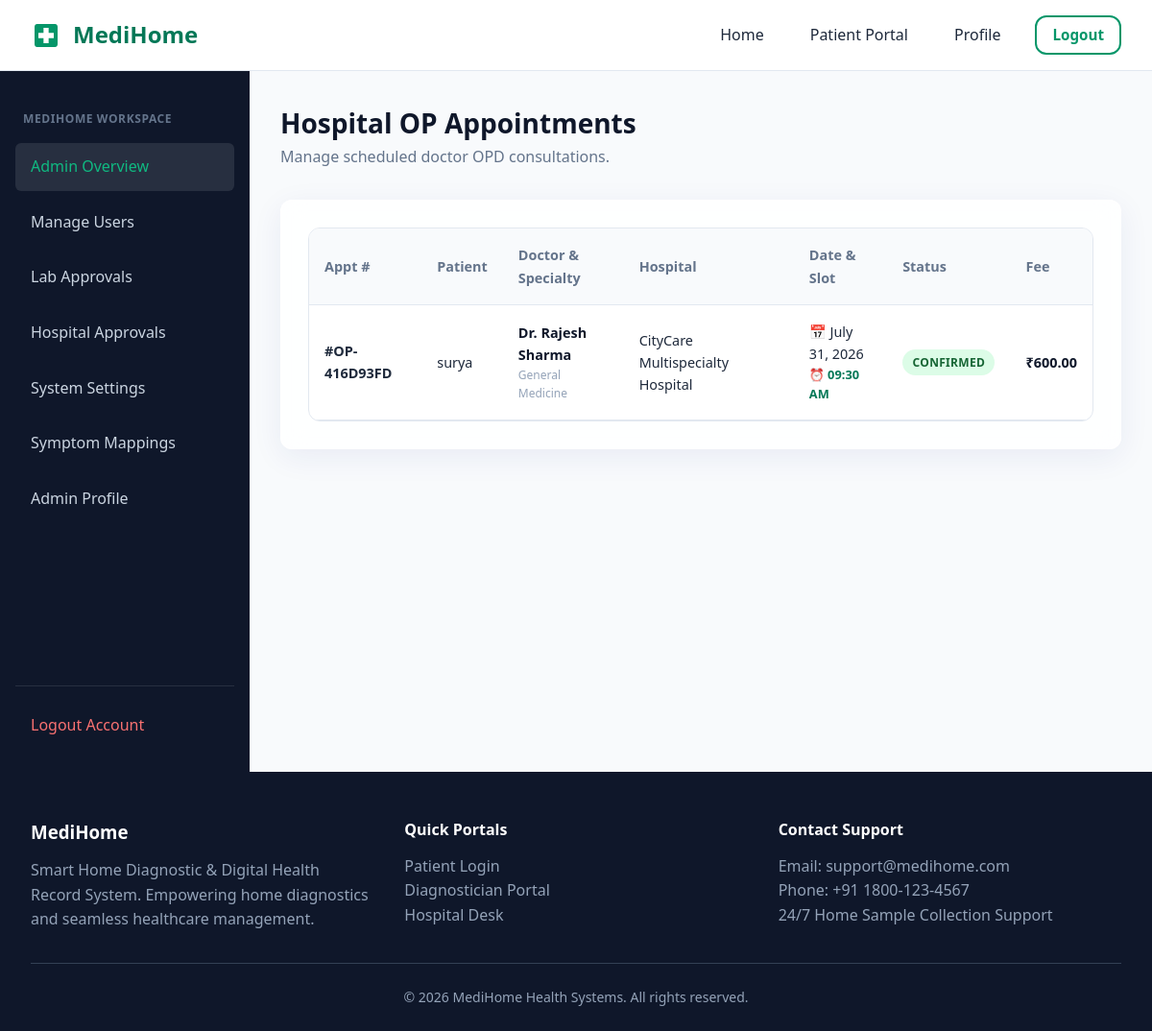
The page /hospitals/appointments/ (signed in) on the database its author committed.
### hospitals/models.py (models this page shows, shortened)
class Appointment(models.Model):
    class Status(models.TextChoices):
        PENDING = 'PENDING', 'Pending Approval'
        CONFIRMED = 'CONFIRMED', 'Confirmed'
        CANCELLED = 'CANCELLED', 'Cancelled'
        COMPLETED = 'COMPLETED', 'Completed'
    class PaymentStatus(models.TextChoices):
        PENDING = 'PENDING', 'Pending'
        PAID = 'PAID', 'Paid'
        REFUNDED = 'REFUNDED', 'Refunded'
    appointment_number = models.CharField(max_length=50, unique=True)
    patient = models.ForeignKey(settings.AUTH_USER_MODEL, on_delete=models.CASCADE, related_name='appointments')
    hospital = models.ForeignKey(HospitalProfile, on_delete=models.CASCADE, related_name='appointments')
    doctor = models.ForeignKey(Doctor, on_delete=models.CASCADE, related_name='appointments')
    appointment_date = models.DateField()
    appointment_time = models.CharField(max_length=30)
    symptom_reason = models.TextField(blank=True, null=True)
    status = models.CharField(max_length=20, choices=Status.choices, default=Status.CONFIRMED)
    consultation_fee = models.DecimalField(max_digits=8, decimal_places=2)
    payment_status = models.CharField(max_length=20, choices=PaymentStatus.choices, default=PaymentStatus.PAID)
    created_at = models.DateTimeField(auto_now_add=True)
    class Meta:
        ordering = ['-appointment_date', '-created_at']

class Doctor(models.Model):
    hospital = models.ForeignKey(HospitalProfile, on_delete=models.CASCADE, related_name='doctors')
    department = models.ForeignKey(Department, on_delete=models.CASCADE, related_name='doctors')
    name = models.CharField(max_length=100)
    qualification = models.CharField(max_length=150, help_text="e.g. MBBS, MD (Cardiology)")
    specialization = models.CharField(max_length=100)
    experience_years = models.PositiveIntegerField(default=5)
    consultation_fee = models.DecimalField(max_digits=8, decimal_places=2)
    available_days = models.CharField(max_length=100, default='Mon, Tue, Wed, Thu, Fri, Sat')
    available_time_start = models.TimeField(default='09:00:00')
    available_time_end = models.TimeField(default='17:00:00')
    photo = models.ImageField(upload_to='doctor_photos/', blank=True, null=True)
    created_at = models.DateTimeField(auto_now_add=True)

class Department(models.Model):
    STANDARD_DEPARTMENTS = [
        'General Medicine', 'Cardiology', 'Neurology', 'ENT',
        'Orthopedics', 'Gynecology', 'Pediatrics', 'Dental', 'Dermatology'
    ]
    hospital = models.ForeignKey(HospitalProfile, on_delete=models.CASCADE, related_name='departments')
    name = models.CharField(max_length=100)
    description = models.TextField(blank=True, null=True)
    class Meta:
        unique_together = ('hospital', 'name')

class HospitalProfile(models.Model):
    user = models.OneToOneField(settings.AUTH_USER_MODEL, on_delete=models.CASCADE, related_name='hospital_profile')
    hospital_name = models.CharField(max_length=150)
    license_number = models.CharField(max_length=50)
    gst_number = models.CharField(max_length=50)
    emergency_contact = models.CharField(max_length=20)
    working_hours = models.CharField(max_length=100, default='24/7 Emergency & OPD 09:00 AM - 08:00 PM')
    address = models.TextField()
    latitude = models.DecimalField(max_digits=9, decimal_places=6, blank=True, null=True)
    longitude = models.DecimalField(max_digits=9, decimal_places=6, blank=True, null=True)
    logo = models.ImageField(upload_to='hospital_logos/', blank=True, null=True)
    is_approved_by_admin = models.BooleanField(default=False)
    created_at = models.DateTimeField(auto_now_add=True)

### accounts/models.py (models this page shows, shortened)
class User(AbstractUser):
    class Role(models.TextChoices):
        PATIENT = 'PATIENT', 'Patient'
        DIAGNOSTICIAN = 'DIAGNOSTICIAN', 'Diagnostician'
        HOSPITAL = 'HOSPITAL', 'Hospital'
        ADMIN = 'ADMIN', 'Admin'
    role = models.CharField(max_length=20, choices=Role.choices, default=Role.PATIENT)
    phone_number = models.CharField(max_length=15, blank=True, null=True)
    profile_picture = models.ImageField(upload_to='profiles/', blank=True, null=True)
    address = models.TextField(blank=True, null=True)
    latitude = models.DecimalField(max_digits=9, decimal_places=6, blank=True, null=True)
    longitude = models.DecimalField(max_digits=9, decimal_places=6, blank=True, null=True)
    created_at = models.DateTimeField(auto_now_add=True)
    updated_at = models.DateTimeField(auto_now=True)
    def is_patient(self):
        return self.role == self.Role.PATIENT
    def is_diagnostician(self):
        return self.role == self.Role.DIAGNOSTICIAN
    def is_hospital(self):
        return self.role == self.Role.HOSPITAL
    def is_admin_role(self):
        return self.role == self.Role.ADMIN or self.is_superuser

### hospitals/views.py (the view)
# urls.py: path('appointments/', views.appointment_list_view, name='appointment_list'),
@login_required
def appointment_list_view(request):
    if request.user.is_patient():
        appointments = Appointment.objects.filter(patient=request.user).select_related('hospital', 'doctor', 'doctor__department')
    elif request.user.is_hospital():
        hospital_profile = getattr(request.user, 'hospital_profile', None)
        appointments = Appointment.objects.filter(hospital=hospital_profile).select_related('patient', 'doctor', 'doctor__department')
    else:
        appointments = Appointment.objects.all()[:20]
    return render(request, 'hospitals/appointment_list.html', {'appointments': appointments})

### templates/hospitals/appointment_list.html (shortened to what this page needs)
{% extends 'dashboard_base.html' %}
{% block dashboard_content %}
<div class="dashboard-header">
    <div>
        <h2 style="font-size: 1.75rem; color: var(--dark);">Hospital OP Appointments</h2>
        <p style="color: var(--text-secondary);">Manage scheduled doctor OPD consultations.</p>
    </div>
</div>
<div class="glass-card">
    <div class="table-container">
        <table class="custom-table">
            <thead>
                <tr>
                    <th>Appt #</th>
                    <th>Patient</th>
                    <th>Doctor & Specialty</th>
                    <th>Hospital</th>
                    <th>Date & Slot</th>
                    <th>Status</th>
                    <th>Fee</th>
                </tr>
            </thead>
            <tbody>
                {% for appt in appointments %}
                <tr>
                    <td><strong>#{{ appt.appointment_number }}</strong></td>
                    <td>{{ appt.patient.username }}</td>
                    <td>
                        <div style="font-weight: 700; color: var(--dark);">Dr. {{ appt.doctor.name }}</div>
                        <div style="font-size: 0.75rem; color: var(--text-muted);">{{ appt.doctor.department.name }}</div>
                    </td>
                    <td>{{ appt.hospital.hospital_name }}</td>
                    <td>
                        <div>📅 {{ appt.appointment_date }}</div>
                        <div style="font-size: 0.8rem; color: var(--primary-hover); font-weight: 600;">⏰ {{ appt.appointment_time }}</div>
                    </td>
                    <td><span class="badge badge-success">{{ appt.get_status_display }}</span></td>
                    <td><strong style="color: var(--dark);">₹{{ appt.consultation_fee }}</strong></td>
                </tr>
                {% empty %}
                <tr>
                    <td colspan="7" style="text-align: center; padding: 3rem; color: var(--text-muted);">
                        No hospital OP appointments scheduled.
                    </td>
                </tr>
                {% endfor %}
            </tbody>
        </table>
    </div>
</div>
{% endblock %}

### static/css/style.css (style rules this page uses)
:root { --primary: #059669; --primary-hover: #047857; --primary-light: #d1fae5; --secondary: #0d9488; --accent: #10b981; --dark: #0f172a; --dark-surface: #1e293b; --text-primary: #1e293b; --text-secondary: #64748b; --text-muted: #94a3b8; --bg-light: #f8fafc; --white: #ffffff; --border: #e2e8f0; --shadow-sm: 0 1px 2px 0 rgba(0, 0, 0, 0.05); --shadow-md: 0 4px 6px -1px rgba(0, 0, 0, 0.1), 0 2px 4px -1px rgba(0, 0, 0, 0.06); --shadow-lg: 0 10px 15px -3px rgba(0, 0, 0, 0.1), 0 4px 6px -2px rgba(0, 0, 0, 0.05); --glass-bg: rgba(255, 255, 255, 0.85); --glass-border: rgba(255, 255, 255, 0.6); --glass-shadow: 0 8px 32px 0 rgba(31, 38, 135, 0.07); --radius-sm: 6px; --radius-md: 12px; --radius-lg: 20px; --transition: all 0.25s cubic-bezier(0.4, 0, 0.2, 1); }
* { margin: 0; padding: 0; box-sizing: border-box; }
body { font-family: system-ui, -apple-system, BlinkMacSystemFont, 'Segoe UI', Roboto, Oxygen, Ubuntu, Cantarell, 'Open Sans', 'Helvetica Neue', sans-serif; background-color: var(--bg-light); color: var(--text-primary); line-height: 1.6; min-height: 100vh; display: flex; flex-direction: column; }
.glass-card { background: var(--glass-bg); backdrop-filter: blur(12px); -webkit-backdrop-filter: blur(12px); border: 1px solid var(--glass-border); box-shadow: var(--glass-shadow); border-radius: var(--radius-md); padding: 1.75rem; transition: var(--transition); }

### static/css/components.css (style rules this page uses)
.badge { display: inline-block; padding: 0.25rem 0.65rem; font-size: 0.75rem; font-weight: 700; border-radius: 9999px; text-transform: uppercase; letter-spacing: 0.025em; }
.badge-success { background: #dcfce7; color: #166534; }
.table-container { width: 100%; overflow-x: auto; border-radius: var(--radius-md); border: 1px solid var(--border); background: var(--white); }
.custom-table { width: 100%; border-collapse: collapse; text-align: left; font-size: 0.9rem; }
.custom-table th { background: #f8fafc; padding: 1rem; font-weight: 600; color: var(--text-secondary); border-bottom: 1px solid var(--border); }
.custom-table td { padding: 1rem; border-bottom: 1px solid var(--border); }

### static/css/dashboard.css (style rules this page uses)
.dashboard-header { display: flex; justify-content: space-between; align-items: center; margin-bottom: 2rem; }

### rows shown on the page
Appointment: appointment_number "OP-416D93FD", patient.username "surya", doctor.name "Rajesh Sharma", doctor.department.name "General Medicine", hospital.hospital_name "CityCare Multispecialty Hospital", appointment_date "July 31, 2026", appointment_time "09:30 AM", status "CONFIRMED", consultation_fee "600.00"
